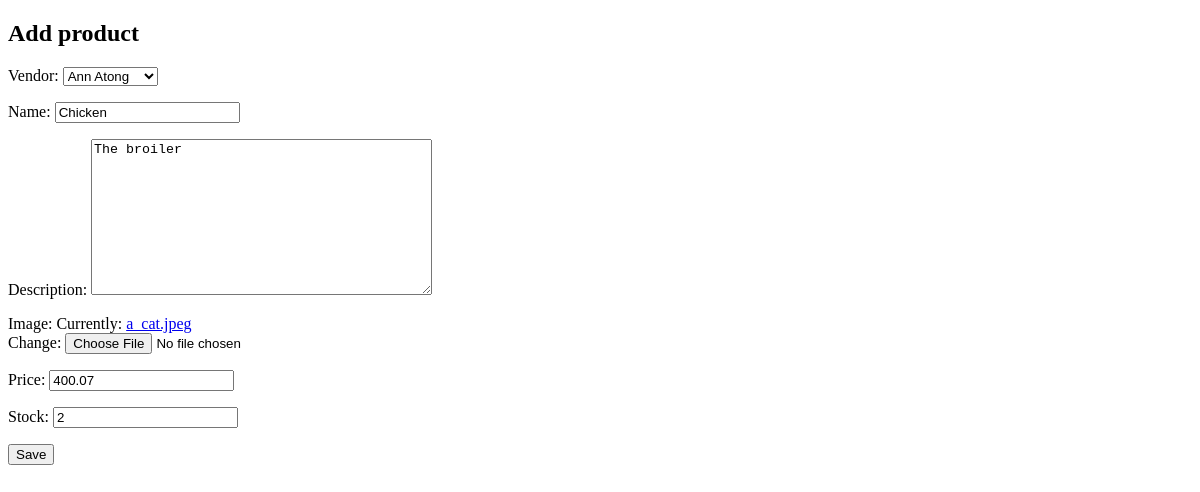
Before: /inventory/products/edit/2/ with the older database file.
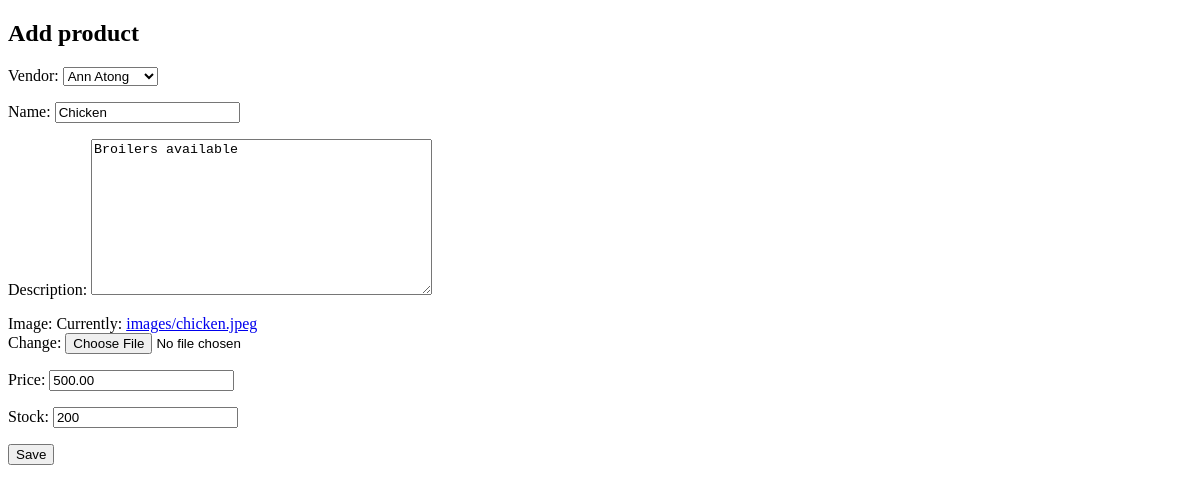
After: the same page with the newer database file.
### inventory/models.py (models this page shows, shortened)
class Product(models.Model):
    vendor = models.ForeignKey(Vendor, on_delete=models.CASCADE)
    name = models.CharField(max_length=32)
    description = models.TextField()
    image = models.ImageField(upload_to="images/")
    price = models.DecimalField(max_digits=6,decimal_places=2)
    stock = models.PositiveIntegerField()
    date_created = models.DateTimeField(auto_now_add=True)
    date_updated = models.DateTimeField(auto_now=True)#to update the date

### inventory/views.py (the view)
# urls.py: path("products/edit/<int:id>/", edit_product_view, name="product_edit_view")
def edit_product_view(request,id):
    product= Product.objects.get(id=id)
    if request.method =="POST":
        form = ProductUploadForm(request.POST, instance=product)
        if form.is_valid():
            form.save()
            return redirect("product_detail_view", id = product.id)
    else:
        form = ProductUploadForm(instance=product)
    return render(request, 'inventory/edit_product.html',{"form":form})

### inventory/forms.py
class ProductUploadForm(forms.ModelForm):
    class Meta:
        model = Product
        fields = "__all__"

### salesperson/models.py (called while the page is built)
    def __str__(self):
        return self.name

### templates/inventory/edit_product.html (shortened to what this page needs)
<!DOCTYPE html>
<html lang="en">
<head>
</head>
<body>
    <h2>Add product</h2>
    <form method="POST">
        {{form.as_p}}
        <button type="submit">Save</button>
    </form>
</body>
</html>

Changed rows visible on the page:
changed Product "Ann Atong": description "The broiler" → "Broilers available"; price "400.07" → "500.00"; stock "2" → "200"
Other visible differences:
text no longer shown: "Vendor: Name: Description: Image: Currently: a_cat.jpeg Change: Price: Stock:"
text now shown: "Vendor: Name: Description: Image: Currently: images/chicken.jpeg Change: Price: Stock:"
